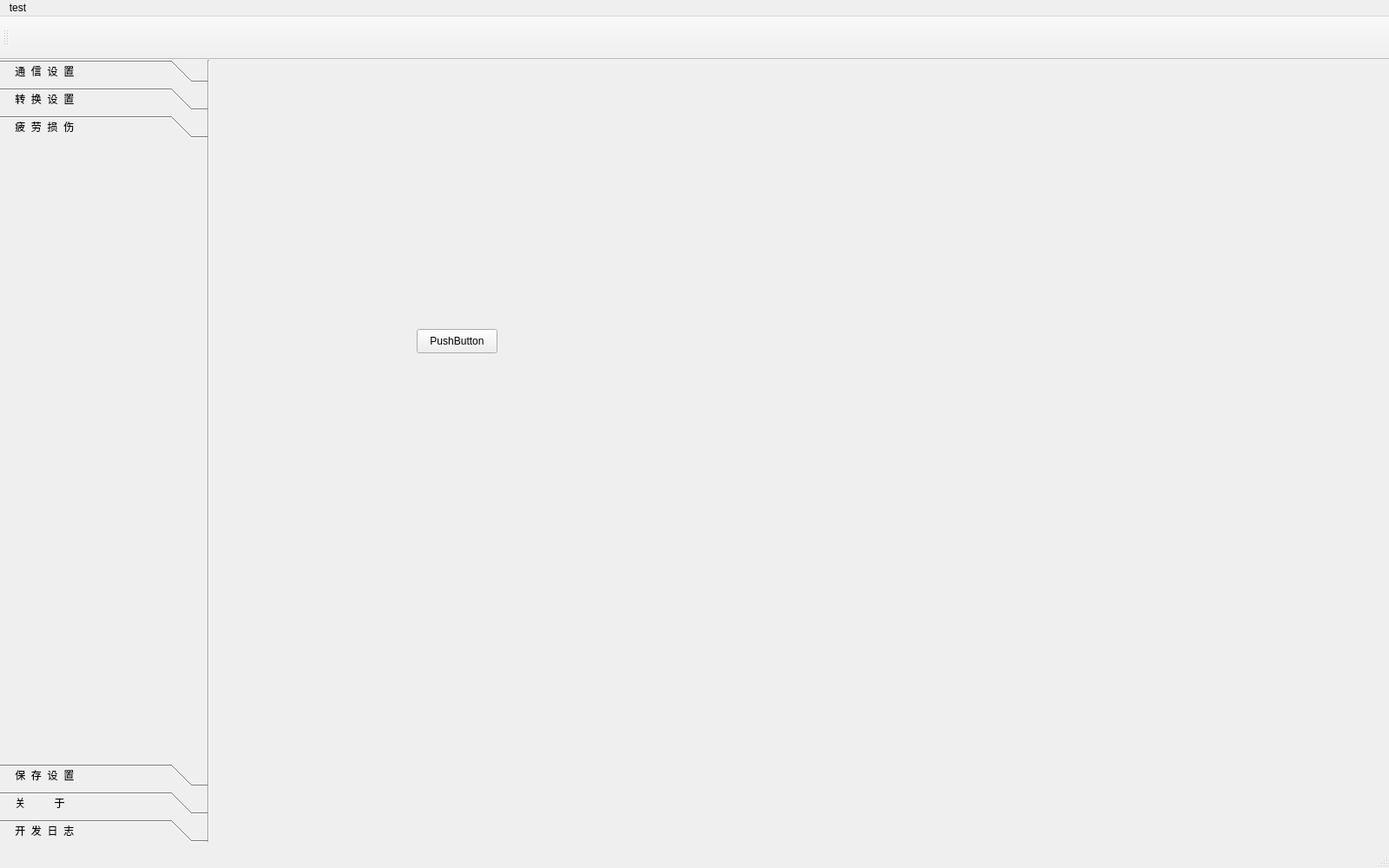
<?xml version="1.0" encoding="UTF-8"?>
<ui version="4.0">
 <class>ShipTDM</class>
 <widget class="QMainWindow" name="ShipTDM">
  <property name="geometry">
   <rect>
    <x>0</x>
    <y>0</y>
    <width>1600</width>
    <height>1000</height>
   </rect>
  </property>
  <property name="sizePolicy">
   <sizepolicy hsizetype="Fixed" vsizetype="Fixed">
    <horstretch>0</horstretch>
    <verstretch>0</verstretch>
   </sizepolicy>
  </property>
  <property name="minimumSize">
   <size>
    <width>1600</width>
    <height>1000</height>
   </size>
  </property>
  <property name="maximumSize">
   <size>
    <width>1600</width>
    <height>1000</height>
   </size>
  </property>
  <property name="windowTitle">
   <string>ShipTDM</string>
  </property>
  <widget class="QWidget" name="centralWidget">
   <widget class="QToolBox" name="toolBox">
    <property name="geometry">
     <rect>
      <x>0</x>
      <y>0</y>
      <width>240</width>
      <height>901</height>
     </rect>
    </property>
    <property name="minimumSize">
     <size>
      <width>240</width>
      <height>0</height>
     </size>
    </property>
    <property name="maximumSize">
     <size>
      <width>240</width>
      <height>16777215</height>
     </size>
    </property>
    <property name="styleSheet">
     <string notr="true"/>
    </property>
    <property name="currentIndex">
     <number>2</number>
    </property>
    <widget class="QWidget" name="page_2">
     <property name="geometry">
      <rect>
       <x>0</x>
       <y>0</y>
       <width>240</width>
       <height>715</height>
      </rect>
     </property>
     <attribute name="icon">
      <iconset>
       <normaloff>com.png</normaloff>com.png</iconset>
     </attribute>
     <attribute name="label">
      <string>    通  信  设  置</string>
     </attribute>
     <widget class="QWidget" name="widget_serialcom" native="true">
      <property name="geometry">
       <rect>
        <x>0</x>
        <y>0</y>
        <width>240</width>
        <height>610</height>
       </rect>
      </property>
      <property name="minimumSize">
       <size>
        <width>240</width>
        <height>610</height>
       </size>
      </property>
      <property name="maximumSize">
       <size>
        <width>240</width>
        <height>610</height>
       </size>
      </property>
     </widget>
    </widget>
    <widget class="QWidget" name="page_3">
     <property name="geometry">
      <rect>
       <x>0</x>
       <y>0</y>
       <width>240</width>
       <height>715</height>
      </rect>
     </property>
     <attribute name="icon">
      <iconset>
       <normaloff>tramsfer.png</normaloff>tramsfer.png</iconset>
     </attribute>
     <attribute name="label">
      <string>    转  换  设  置</string>
     </attribute>
     <widget class="QWidget" name="widget_transfer" native="true">
      <property name="geometry">
       <rect>
        <x>0</x>
        <y>0</y>
        <width>240</width>
        <height>610</height>
       </rect>
      </property>
      <property name="minimumSize">
       <size>
        <width>240</width>
        <height>610</height>
       </size>
      </property>
      <property name="maximumSize">
       <size>
        <width>240</width>
        <height>610</height>
       </size>
      </property>
     </widget>
    </widget>
    <widget class="QWidget" name="page">
     <property name="geometry">
      <rect>
       <x>0</x>
       <y>0</y>
       <width>240</width>
       <height>715</height>
      </rect>
     </property>
     <attribute name="icon">
      <iconset>
       <normaloff>大雨.png</normaloff>大雨.png</iconset>
     </attribute>
     <attribute name="label">
      <string>    疲  劳  损  伤</string>
     </attribute>
     <widget class="QWidget" name="widget_damage" native="true">
      <property name="geometry">
       <rect>
        <x>0</x>
        <y>0</y>
        <width>240</width>
        <height>610</height>
       </rect>
      </property>
      <property name="minimumSize">
       <size>
        <width>240</width>
        <height>610</height>
       </size>
      </property>
      <property name="maximumSize">
       <size>
        <width>240</width>
        <height>610</height>
       </size>
      </property>
     </widget>
    </widget>
    <widget class="QWidget" name="page_4">
     <property name="geometry">
      <rect>
       <x>0</x>
       <y>0</y>
       <width>240</width>
       <height>715</height>
      </rect>
     </property>
     <attribute name="icon">
      <iconset>
       <normaloff>save.png</normaloff>save.png</iconset>
     </attribute>
     <attribute name="label">
      <string>    保  存  设  置</string>
     </attribute>
    </widget>
    <widget class="QWidget" name="page_5">
     <property name="geometry">
      <rect>
       <x>0</x>
       <y>0</y>
       <width>240</width>
       <height>715</height>
      </rect>
     </property>
     <attribute name="icon">
      <iconset>
       <normaloff>关于.png</normaloff>关于.png</iconset>
     </attribute>
     <attribute name="label">
      <string>    关          于</string>
     </attribute>
     <widget class="QTextBrowser" name="textBrowser">
      <property name="geometry">
       <rect>
        <x>0</x>
        <y>0</y>
        <width>240</width>
        <height>761</height>
       </rect>
      </property>
      <property name="sizePolicy">
       <sizepolicy hsizetype="Fixed" vsizetype="Fixed">
        <horstretch>0</horstretch>
        <verstretch>0</verstretch>
       </sizepolicy>
      </property>
      <property name="minimumSize">
       <size>
        <width>240</width>
        <height>0</height>
       </size>
      </property>
      <property name="maximumSize">
       <size>
        <width>240</width>
        <height>16777215</height>
       </size>
      </property>
      <property name="frameShape">
       <enum>QFrame::NoFrame</enum>
      </property>
      <property name="html">
       <string>&lt;!DOCTYPE HTML PUBLIC &quot;-//W3C//DTD HTML 4.0//EN&quot; &quot;http://www.w3.org/TR/REC-html40/strict.dtd&quot;&gt;
&lt;html&gt;&lt;head&gt;&lt;meta name=&quot;qrichtext&quot; content=&quot;1&quot; /&gt;&lt;style type=&quot;text/css&quot;&gt;
p, li { white-space: pre-wrap; }
&lt;/style&gt;&lt;/head&gt;&lt;body style=&quot; font-family:'SimSun'; font-size:9pt; font-weight:400; font-style:normal;&quot;&gt;
&lt;p align=&quot;center&quot; style=&quot;-qt-paragraph-type:empty; margin-top:0px; margin-bottom:0px; margin-left:0px; margin-right:0px; -qt-block-indent:0; text-indent:0px; font-size:9.07563pt;&quot;&gt;&lt;br /&gt;&lt;/p&gt;
&lt;p align=&quot;center&quot; style=&quot;-qt-paragraph-type:empty; margin-top:0px; margin-bottom:0px; margin-left:0px; margin-right:0px; -qt-block-indent:0; text-indent:0px; font-size:9.07563pt;&quot;&gt;&lt;br /&gt;&lt;/p&gt;
&lt;p align=&quot;center&quot; style=&quot; margin-top:0px; margin-bottom:0px; margin-left:0px; margin-right:0px; -qt-block-indent:0; text-indent:0px;&quot;&gt;&lt;img src=&quot;:/softwareICON/softwareIcon/qt.png&quot; /&gt;&lt;/p&gt;
&lt;p align=&quot;center&quot; style=&quot;-qt-paragraph-type:empty; margin-top:0px; margin-bottom:0px; margin-left:0px; margin-right:0px; -qt-block-indent:0; text-indent:0px; font-size:9.07563pt;&quot;&gt;&lt;br /&gt;&lt;/p&gt;
&lt;p align=&quot;center&quot; style=&quot; margin-top:0px; margin-bottom:0px; margin-left:0px; margin-right:0px; -qt-block-indent:0; text-indent:0px;&quot;&gt;&lt;span style=&quot; font-size:12pt; color:#000000;&quot;&gt;SHIP TDM&lt;/span&gt;&lt;/p&gt;
&lt;p align=&quot;center&quot; style=&quot; margin-top:0px; margin-bottom:0px; margin-left:0px; margin-right:0px; -qt-block-indent:0; text-indent:0px;&quot;&gt;&lt;span style=&quot; font-size:12pt; color:#000000;&quot;&gt;船舶应力监测软件&lt;/span&gt;&lt;/p&gt;
&lt;p align=&quot;center&quot; style=&quot;-qt-paragraph-type:empty; margin-top:0px; margin-bottom:0px; margin-left:0px; margin-right:0px; -qt-block-indent:0; text-indent:0px; font-size:12pt; color:#0000ff;&quot;&gt;&lt;br /&gt;&lt;/p&gt;
&lt;p align=&quot;center&quot; style=&quot; margin-top:0px; margin-bottom:0px; margin-left:0px; margin-right:0px; -qt-block-indent:0; text-indent:0px;&quot;&gt;&lt;span style=&quot; font-size:12pt; color:#000000;&quot;&gt;版本:&lt;/span&gt;&lt;/p&gt;
&lt;p align=&quot;center&quot; style=&quot; margin-top:0px; margin-bottom:0px; margin-left:0px; margin-right:0px; -qt-block-indent:0; text-indent:0px;&quot;&gt;&lt;span style=&quot; font-size:12pt; color:#000000;&quot;&gt;0.0.2(2020.3.14)&lt;/span&gt;&lt;/p&gt;
&lt;p align=&quot;center&quot; style=&quot;-qt-paragraph-type:empty; margin-top:0px; margin-bottom:0px; margin-left:0px; margin-right:0px; -qt-block-indent:0; text-indent:0px; font-size:12pt; color:#000000;&quot;&gt;&lt;br /&gt;&lt;/p&gt;
&lt;p align=&quot;center&quot; style=&quot; margin-top:0px; margin-bottom:0px; margin-left:0px; margin-right:0px; -qt-block-indent:0; text-indent:0px;&quot;&gt;&lt;span style=&quot; font-size:12pt; color:#000000;&quot;&gt;版权所有:&lt;/span&gt;&lt;/p&gt;
&lt;p align=&quot;center&quot; style=&quot; margin-top:0px; margin-bottom:0px; margin-left:0px; margin-right:0px; -qt-block-indent:0; text-indent:0px;&quot;&gt;&lt;span style=&quot; font-size:12pt; color:#000000;&quot;&gt;@Phil.Pilot&lt;/span&gt;&lt;/p&gt;
&lt;p align=&quot;center&quot; style=&quot;-qt-paragraph-type:empty; margin-top:0px; margin-bottom:0px; margin-left:0px; margin-right:0px; -qt-block-indent:0; text-indent:0px; font-size:12pt; color:#000000;&quot;&gt;&lt;br /&gt;&lt;/p&gt;
&lt;p align=&quot;center&quot; style=&quot; margin-top:0px; margin-bottom:0px; margin-left:0px; margin-right:0px; -qt-block-indent:0; text-indent:0px;&quot;&gt;&lt;span style=&quot; font-size:12pt; color:#000000;&quot;&gt;联系我们:&lt;/span&gt;&lt;/p&gt;
&lt;p align=&quot;center&quot; style=&quot; margin-top:0px; margin-bottom:0px; margin-left:0px; margin-right:0px; -qt-block-indent:0; text-indent:0px;&quot;&gt;&lt;span style=&quot; font-size:12pt; color:#000000;&quot;&gt;632913013@qq.com&lt;/span&gt;&lt;/p&gt;
&lt;p align=&quot;center&quot; style=&quot;-qt-paragraph-type:empty; margin-top:0px; margin-bottom:0px; margin-left:0px; margin-right:0px; -qt-block-indent:0; text-indent:0px; font-size:12pt; color:#000000;&quot;&gt;&lt;br /&gt;&lt;/p&gt;
&lt;p align=&quot;center&quot; style=&quot; margin-top:0px; margin-bottom:0px; margin-left:0px; margin-right:0px; -qt-block-indent:0; text-indent:0px;&quot;&gt;&lt;span style=&quot; font-size:12pt; color:#000000;&quot;&gt;请我吃鸭腿饭：&lt;/span&gt;&lt;/p&gt;
&lt;p align=&quot;center&quot; style=&quot; margin-top:0px; margin-bottom:0px; margin-left:0px; margin-right:0px; -qt-block-indent:0; text-indent:0px;&quot;&gt;&lt;img src=&quot;:/softwareICON/softwareIcon/zhifubao.png&quot; /&gt;&lt;/p&gt;&lt;/body&gt;&lt;/html&gt;</string>
      </property>
     </widget>
    </widget>
    <widget class="QWidget" name="page_6">
     <property name="geometry">
      <rect>
       <x>0</x>
       <y>0</y>
       <width>240</width>
       <height>715</height>
      </rect>
     </property>
     <attribute name="icon">
      <iconset>
       <normaloff>日志.png</normaloff>日志.png</iconset>
     </attribute>
     <attribute name="label">
      <string>    开  发  日  志</string>
     </attribute>
     <widget class="QTextBrowser" name="textBrowser_2">
      <property name="geometry">
       <rect>
        <x>0</x>
        <y>-10</y>
        <width>240</width>
        <height>761</height>
       </rect>
      </property>
      <property name="sizePolicy">
       <sizepolicy hsizetype="Fixed" vsizetype="Fixed">
        <horstretch>0</horstretch>
        <verstretch>0</verstretch>
       </sizepolicy>
      </property>
      <property name="minimumSize">
       <size>
        <width>240</width>
        <height>0</height>
       </size>
      </property>
      <property name="maximumSize">
       <size>
        <width>240</width>
        <height>16777215</height>
       </size>
      </property>
      <property name="frameShape">
       <enum>QFrame::NoFrame</enum>
      </property>
      <property name="html">
       <string>&lt;!DOCTYPE HTML PUBLIC &quot;-//W3C//DTD HTML 4.0//EN&quot; &quot;http://www.w3.org/TR/REC-html40/strict.dtd&quot;&gt;
&lt;html&gt;&lt;head&gt;&lt;meta name=&quot;qrichtext&quot; content=&quot;1&quot; /&gt;&lt;style type=&quot;text/css&quot;&gt;
p, li { white-space: pre-wrap; }
&lt;/style&gt;&lt;/head&gt;&lt;body style=&quot; font-family:'SimSun'; font-size:9pt; font-weight:400; font-style:normal;&quot;&gt;
&lt;p style=&quot;-qt-paragraph-type:empty; margin-top:0px; margin-bottom:0px; margin-left:0px; margin-right:0px; -qt-block-indent:0; text-indent:0px; font-size:9.07563pt;&quot;&gt;&lt;br /&gt;&lt;/p&gt;
&lt;p style=&quot; margin-top:0px; margin-bottom:0px; margin-left:0px; margin-right:0px; -qt-block-indent:0; text-indent:0px;&quot;&gt;&lt;span style=&quot; font-size:9.07563pt;&quot;&gt;2020.3.14:&lt;/span&gt;&lt;/p&gt;
&lt;p style=&quot; margin-top:0px; margin-bottom:0px; margin-left:0px; margin-right:0px; -qt-block-indent:0; text-indent:0px;&quot;&gt;&lt;span style=&quot; font-size:9.07563pt;&quot;&gt;1.增加雨流计数法模块&lt;/span&gt;&lt;/p&gt;
&lt;p style=&quot; margin-top:0px; margin-bottom:0px; margin-left:0px; margin-right:0px; -qt-block-indent:0; text-indent:0px;&quot;&gt;&lt;span style=&quot; font-size:9.07563pt;&quot;&gt;2.修改雨流计数法中错误&lt;/span&gt;&lt;/p&gt;
&lt;p style=&quot; margin-top:0px; margin-bottom:0px; margin-left:0px; margin-right:0px; -qt-block-indent:0; text-indent:0px;&quot;&gt;&lt;span style=&quot; font-size:9.07563pt;&quot;&gt;3.设计保存控件界面&lt;/span&gt;&lt;/p&gt;
&lt;p style=&quot; margin-top:0px; margin-bottom:0px; margin-left:0px; margin-right:0px; -qt-block-indent:0; text-indent:0px;&quot;&gt;&lt;span style=&quot; font-size:9.07563pt;&quot;&gt;4.添加二维码&lt;/span&gt;&lt;/p&gt;
&lt;p style=&quot; margin-top:0px; margin-bottom:0px; margin-left:0px; margin-right:0px; -qt-block-indent:0; text-indent:0px;&quot;&gt;&lt;span style=&quot; font-size:9.07563pt;&quot;&gt;5.改进图表更新函数&lt;/span&gt;&lt;/p&gt;
&lt;p style=&quot; margin-top:0px; margin-bottom:0px; margin-left:0px; margin-right:0px; -qt-block-indent:0; text-indent:0px;&quot;&gt;&lt;span style=&quot; font-size:9.07563pt;&quot;&gt;-----------------------------&lt;/span&gt;&lt;/p&gt;
&lt;p style=&quot; margin-top:0px; margin-bottom:0px; margin-left:0px; margin-right:0px; -qt-block-indent:0; text-indent:0px;&quot;&gt;&lt;span style=&quot; font-size:9.07563pt;&quot;&gt;2020.3.24&lt;/span&gt;&lt;/p&gt;
&lt;p style=&quot; margin-top:0px; margin-bottom:0px; margin-left:0px; margin-right:0px; -qt-block-indent:0; text-indent:0px;&quot;&gt;&lt;span style=&quot; font-size:9.07563pt;&quot;&gt;1.优化信号与槽结构&lt;/span&gt;&lt;/p&gt;
&lt;p style=&quot; margin-top:0px; margin-bottom:0px; margin-left:0px; margin-right:0px; -qt-block-indent:0; text-indent:0px;&quot;&gt;&lt;span style=&quot; font-size:9.07563pt;&quot;&gt;2.优化多线程结构&lt;/span&gt;&lt;/p&gt;
&lt;p style=&quot; margin-top:0px; margin-bottom:0px; margin-left:0px; margin-right:0px; -qt-block-indent:0; text-indent:0px;&quot;&gt;&lt;span style=&quot; font-size:9.07563pt;&quot;&gt;3.优化数据图表显示与雨流计数法处理的关系&lt;/span&gt;&lt;/p&gt;
&lt;p style=&quot; margin-top:0px; margin-bottom:0px; margin-left:0px; margin-right:0px; -qt-block-indent:0; text-indent:0px;&quot;&gt;&lt;span style=&quot; font-size:9.07563pt;&quot;&gt;-----------------------------&lt;/span&gt;&lt;/p&gt;
&lt;p style=&quot; margin-top:0px; margin-bottom:0px; margin-left:0px; margin-right:0px; -qt-block-indent:0; text-indent:0px;&quot;&gt;&lt;span style=&quot; font-size:9.07563pt;&quot;&gt;2020.3.25&lt;/span&gt;&lt;/p&gt;
&lt;p style=&quot; margin-top:0px; margin-bottom:0px; margin-left:0px; margin-right:0px; -qt-block-indent:0; text-indent:0px;&quot;&gt;&lt;span style=&quot; font-size:9.07563pt;&quot;&gt;1.增加转换功能&lt;/span&gt;&lt;/p&gt;
&lt;p style=&quot; margin-top:0px; margin-bottom:0px; margin-left:0px; margin-right:0px; -qt-block-indent:0; text-indent:0px;&quot;&gt;&lt;span style=&quot; font-size:9.07563pt;&quot;&gt;2.部分控件添加单位&lt;/span&gt;&lt;/p&gt;
&lt;p style=&quot; margin-top:0px; margin-bottom:0px; margin-left:0px; margin-right:0px; -qt-block-indent:0; text-indent:0px;&quot;&gt;&lt;span style=&quot; font-size:9.07563pt;&quot;&gt;3.增加应力应变转换&lt;/span&gt;&lt;/p&gt;
&lt;p style=&quot; margin-top:0px; margin-bottom:0px; margin-left:0px; margin-right:0px; -qt-block-indent:0; text-indent:0px;&quot;&gt;&lt;span style=&quot; font-size:9.07563pt;&quot;&gt;4.更改原雨流计数法模块为疲劳损伤&lt;/span&gt;&lt;/p&gt;
&lt;p style=&quot; margin-top:0px; margin-bottom:0px; margin-left:0px; margin-right:0px; -qt-block-indent:0; text-indent:0px;&quot;&gt;&lt;span style=&quot; font-size:9.07563pt;&quot;&gt;5.增加平均应力修正功能&lt;/span&gt;&lt;/p&gt;
&lt;p style=&quot; margin-top:0px; margin-bottom:0px; margin-left:0px; margin-right:0px; -qt-block-indent:0; text-indent:0px;&quot;&gt;&lt;span style=&quot; font-size:9.07563pt;&quot;&gt;6.增加线性损伤度计算功能&lt;/span&gt;&lt;/p&gt;
&lt;p style=&quot; margin-top:0px; margin-bottom:0px; margin-left:0px; margin-right:0px; -qt-block-indent:0; text-indent:0px;&quot;&gt;&lt;span style=&quot; font-size:9.07563pt;&quot;&gt;-----------------------------&lt;/span&gt;&lt;/p&gt;
&lt;p style=&quot; margin-top:0px; margin-bottom:0px; margin-left:0px; margin-right:0px; -qt-block-indent:0; text-indent:0px;&quot;&gt;&lt;span style=&quot; font-size:9.07563pt;&quot;&gt;2020.3.26&lt;/span&gt;&lt;/p&gt;
&lt;p style=&quot; margin-top:0px; margin-bottom:0px; margin-left:0px; margin-right:0px; -qt-block-indent:0; text-indent:0px;&quot;&gt;&lt;span style=&quot; font-size:9.07563pt;&quot;&gt;1.增加视图切换功能&lt;/span&gt;&lt;/p&gt;
&lt;p style=&quot; margin-top:0px; margin-bottom:0px; margin-left:0px; margin-right:0px; -qt-block-indent:0; text-indent:0px;&quot;&gt;&lt;span style=&quot; font-size:9.07563pt;&quot;&gt;2.&lt;/span&gt;&lt;/p&gt;&lt;/body&gt;&lt;/html&gt;</string>
      </property>
     </widget>
    </widget>
   </widget>
   <widget class="Line" name="line">
    <property name="geometry">
     <rect>
      <x>230</x>
      <y>0</y>
      <width>20</width>
      <height>901</height>
     </rect>
    </property>
    <property name="orientation">
     <enum>Qt::Vertical</enum>
    </property>
   </widget>
   <widget class="Line" name="line_3">
    <property name="geometry">
     <rect>
      <x>0</x>
      <y>925</y>
      <width>1601</width>
      <height>21</height>
     </rect>
    </property>
    <property name="orientation">
     <enum>Qt::Horizontal</enum>
    </property>
   </widget>
   <widget class="QStackedWidget" name="stackedWidget">
    <property name="geometry">
     <rect>
      <x>240</x>
      <y>0</y>
      <width>1361</width>
      <height>890</height>
     </rect>
    </property>
    <property name="sizePolicy">
     <sizepolicy hsizetype="Fixed" vsizetype="Fixed">
      <horstretch>0</horstretch>
      <verstretch>0</verstretch>
     </sizepolicy>
    </property>
    <property name="currentIndex">
     <number>1</number>
    </property>
    <widget class="QWidget" name="page_7">
     <widget class="QWidget" name="widget_dynamic_curve" native="true">
      <property name="geometry">
       <rect>
        <x>0</x>
        <y>0</y>
        <width>1360</width>
        <height>900</height>
       </rect>
      </property>
      <property name="sizePolicy">
       <sizepolicy hsizetype="Fixed" vsizetype="Expanding">
        <horstretch>0</horstretch>
        <verstretch>0</verstretch>
       </sizepolicy>
      </property>
      <property name="minimumSize">
       <size>
        <width>1360</width>
        <height>900</height>
       </size>
      </property>
      <property name="maximumSize">
       <size>
        <width>1360</width>
        <height>900</height>
       </size>
      </property>
      <widget class="Line" name="line_2">
       <property name="geometry">
        <rect>
         <x>0</x>
         <y>890</y>
         <width>1381</width>
         <height>20</height>
        </rect>
       </property>
       <property name="orientation">
        <enum>Qt::Horizontal</enum>
       </property>
      </widget>
     </widget>
    </widget>
    <widget class="QWidget" name="page_8">
     <widget class="QWidget" name="widget" native="true">
      <property name="geometry">
       <rect>
        <x>220</x>
        <y>220</y>
        <width>591</width>
        <height>401</height>
       </rect>
      </property>
      <widget class="QPushButton" name="pushButton">
       <property name="geometry">
        <rect>
         <x>20</x>
         <y>90</y>
         <width>93</width>
         <height>28</height>
        </rect>
       </property>
       <property name="text">
        <string>PushButton</string>
       </property>
      </widget>
     </widget>
    </widget>
   </widget>
  </widget>
  <widget class="QMenuBar" name="menuBar">
   <property name="geometry">
    <rect>
     <x>0</x>
     <y>0</y>
     <width>1600</width>
     <height>26</height>
    </rect>
   </property>
   <widget class="QMenu" name="menutest">
    <property name="title">
     <string>test</string>
    </property>
    <addaction name="action1"/>
    <addaction name="action2"/>
    <addaction name="action3"/>
    <addaction name="action4"/>
    <addaction name="action5"/>
   </widget>
   <addaction name="menutest"/>
  </widget>
  <widget class="QToolBar" name="mainToolBar">
   <property name="minimumSize">
    <size>
     <width>1600</width>
     <height>50</height>
    </size>
   </property>
   <property name="maximumSize">
    <size>
     <width>1600</width>
     <height>40</height>
    </size>
   </property>
   <property name="layoutDirection">
    <enum>Qt::LeftToRight</enum>
   </property>
   <attribute name="toolBarArea">
    <enum>TopToolBarArea</enum>
   </attribute>
   <attribute name="toolBarBreak">
    <bool>false</bool>
   </attribute>
  </widget>
  <widget class="QStatusBar" name="statusBar"/>
  <action name="action1">
   <property name="text">
    <string>1</string>
   </property>
  </action>
  <action name="action2">
   <property name="text">
    <string>2</string>
   </property>
  </action>
  <action name="action3">
   <property name="text">
    <string>3</string>
   </property>
  </action>
  <action name="action4">
   <property name="text">
    <string>4</string>
   </property>
  </action>
  <action name="action5">
   <property name="text">
    <string>5</string>
   </property>
  </action>
 </widget>
 <layoutdefault spacing="6" margin="11"/>
 <resources/>
 <connections/>
</ui>
